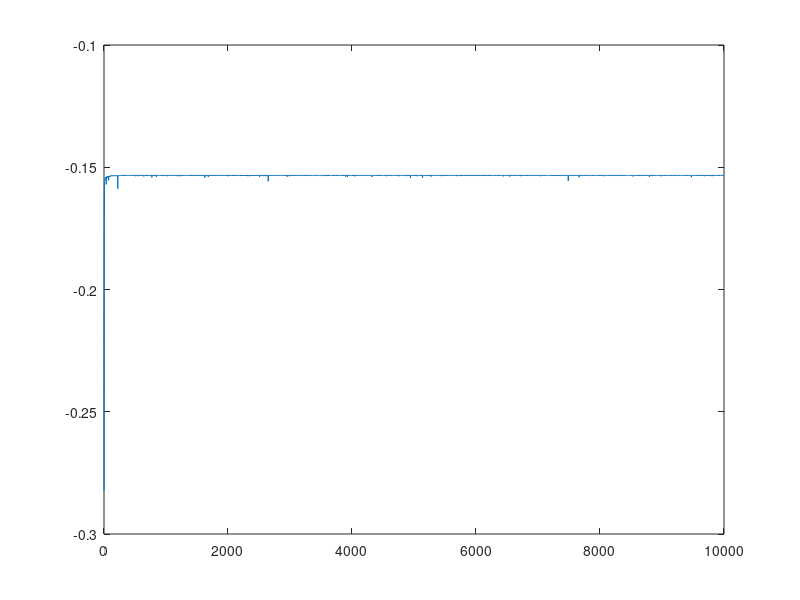

The MATLAB source for this figure:
% Disculpa por todas las faltas de ortografia, Matlab no permite acentos. 

clear all;
close all;
clc;

tic;
%% funcion
% para n variables, se utiliza el formato x(:,i), donde i es la variable
% entre 1 y n. Algoritmo genetico busca maximizar. 

% funcion x1^2+x2^4+10 debera¡ escribirse como:
% 'x(:,1).^2 + x(:,2).^4 + 10'

a = 100000;

rest1 = '2000*x(:,1)+3000*x(:,2)-50000';
rest2 = '1000*x(:,1)+3000*x(:,2)-2500';

func = '-((0.05^(1/2).*x(:,1).^2 + 0.05^(1/2).*x(:,2).^2 +  0.10*x(:,1).*x(:,2)) + a*max(eval(rest1),0) - a*min(eval(rest2),0) - a*min(x(:,1),0) - a*min(x(:,2),0))';


%% Parametros
nv = 2; % Numero de variables
iteraciones = 10000;

%Se pueden tomar valores unitarios o como vectores de n dimensiones. 
x_min = [0 0]; % x min
x_max = [1 1]; % x max
tp = [.001 .001]; % tamanio de paso


elmnts = (x_max-x_min)./tp+1; % Elementos 
nbits = ceil(log2(elmnts)); % Numero de bits

%% Generar la poblacion
np=16; % Numero de pobladores
mp = sum(nbits);% ancho matriz pobladores (suma de bits de cada variable)


xe = zeros(3/2*np,nv); % X perteneciente a los enteros positivos (2^n)
for i=1:nv
    xe(:,i) = randi([1,2^nbits(i)-1],3/2*np,1); % X enteros
end

x = xe.*tp + x_min; % X perteneciente a los reales

acum = cumsum([1 nbits]); % acumulados en binarios
xb = zeros(3/2*np,sum(nbits)); % x en binarios
hb = zeros(np,sum(nbits)); % hijos binarios
he = zeros(np,nv); % hijos enteros

hist = zeros(iteraciones,1);


%% Algoritmo Genetico

for k=1:iteraciones
    fx = eval(func); % evaluamos la funcion
    
    for i=1:nv
       xb(:,acum(i):acum(i+1)-1) = de2bi(xe(:,i),nbits(i)); % convertimos a binarios
    end
    
    %% Seleccion.
    
    [out, idx] = sort(fx);    
%     pb = xb(idx,:); % todos los padres en binario  
    p = x(idx(np+1:end),:); % Padres
    pe = xe(idx(np+1:end),:); % Padres enteros
    pb = xb(idx(np+1:end),:); % la mitad de los padres (los mejores)
   
    hist(k) = mean(out(np:end));
    %% Cruzamiento por mascara
    
    sel = randi([1,np/2],np,sum(nbits)); % Mascaras
    for i=1:sum(nbits)
        hb(:,i) = pb(sel(:,i),i); % hijos binarios cruzados
    end

    %% Mutacion
    
    pct = .075; % muta el pct porciento de los digitos de los hijos
    mut = rand(np,sum(nbits)); % Crea matriz de mutacion
    hb(mut<pct) = abs(hb(mut<pct)-1); % hijos binarios mutados
    
    for i=1:nv
        he(:,i) = bi2de(hb(:,acum(i):acum(i+1)-1)); % hijos a enteros
    end
    h = he.*tp + x_min; % hijos

    x = [h;p]; % Vector x a evaluar.
    xe = floor((x - x_min)./tp);
end   

disp(fx)   
plot(hist)
toc;
